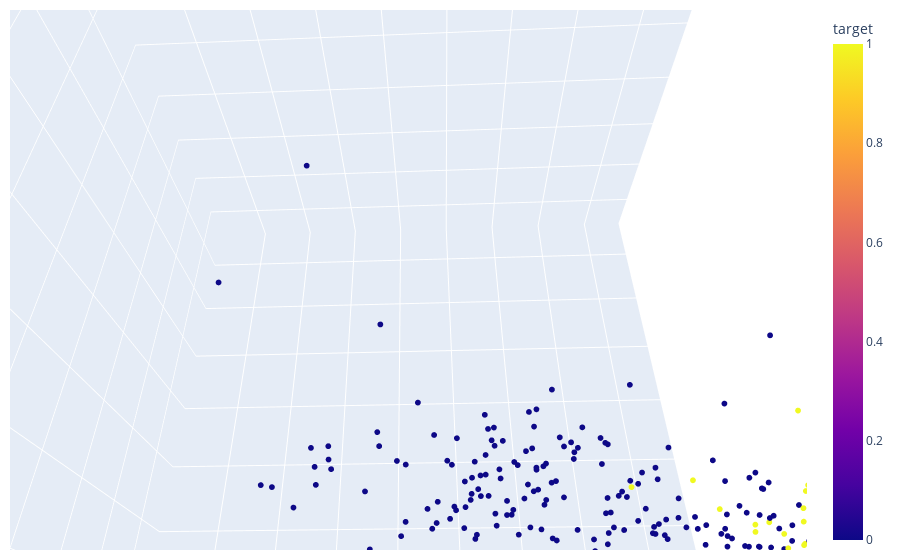

Notebook source saved alongside this figure:
### Code cell
import plotly.express as px

fig = px.scatter_3d(new_df1, x='PC1', y='PC2', z='PC3', color='target')
# Update marker size
fig.update_traces(marker=dict(size=2))
fig.update_layout(scene=dict(
                    xaxis_title='PC1',
                    yaxis_title='PC2',
                    zaxis_title='PC3'),
                  width=900,
                  margin=dict(r=20, b=10, l=10, t=10))
fig.show()

### Figure 1 — Plotly figure (JSON) as saved in the notebook; plotly's stock layout.template omitted (floating-point values rounded to 4 significant figures; data arrays with more than 128 entries replaced by an {"elided": "..."} marker saying what was removed)
{"data": [{"hovertemplate": "PC1=%{x}<br>PC2=%{y}<br>PC3=%{z}<br>target=%{marker.color}<extra></extra>", "legendgroup": "", "marker": {"color": {"elided": "569 int values"}, "coloraxis": "coloraxis", "size": 2, "symbol": "circle"}, "mode": "markers", "name": "", "scene": "scene", "showlegend": false, "type": "scatter3d", "x": {"elided": "569 float values"}, "y": {"elided": "569 float values"}, "z": {"elided": "569 float values"}}], "layout": {"autosize": true, "coloraxis": {"colorbar": {"title": {"text": "target"}}, "colorscale": [[0, "#0d0887"], [0.1111, "#46039f"], [0.2222, "#7201a8"], [0.3333, "#9c179e"], [0.4444, "#bd3786"], [0.5556, "#d8576b"], [0.6667, "#ed7953"], [0.7778, "#fb9f3a"], [0.8889, "#fdca26"], [1, "#f0f921"]]}, "legend": {"tracegroupgap": 0}, "margin": {"b": 10, "l": 10, "r": 20, "t": 10}, "scene": {"aspectmode": "auto", "aspectratio": {"x": 1, "y": 1, "z": 1}, "camera": {"center": {"x": 0, "y": 0, "z": 0}, "eye": {"x": -0.03554, "y": 0.7769, "z": -0.5372}, "projection": {"type": "perspective"}, "up": {"x": 0, "y": 0, "z": 1}}, "domain": {"x": [0, 1], "y": [0, 1]}, "xaxis": {"title": {"text": "PC1"}, "type": "linear"}, "yaxis": {"title": {"text": "PC2"}, "type": "linear"}, "zaxis": {"title": {"text": "PC3"}, "type": "linear"}}}}
